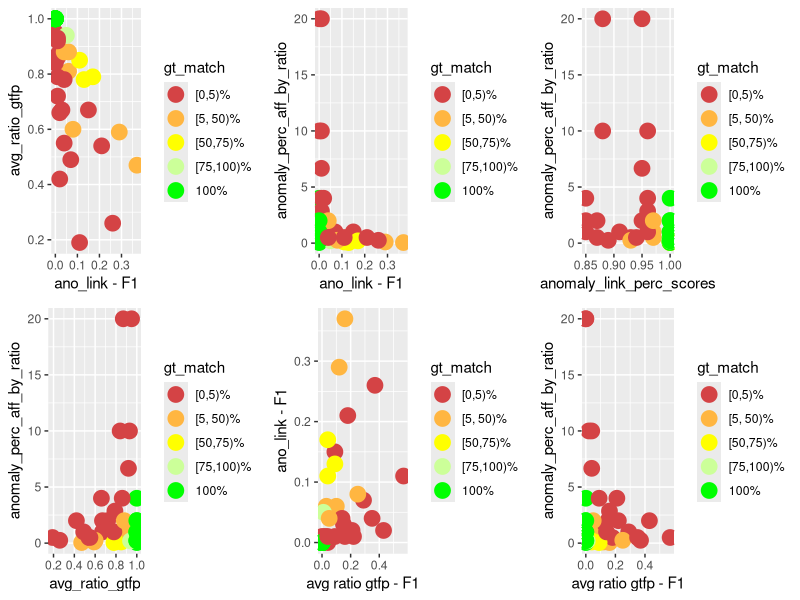
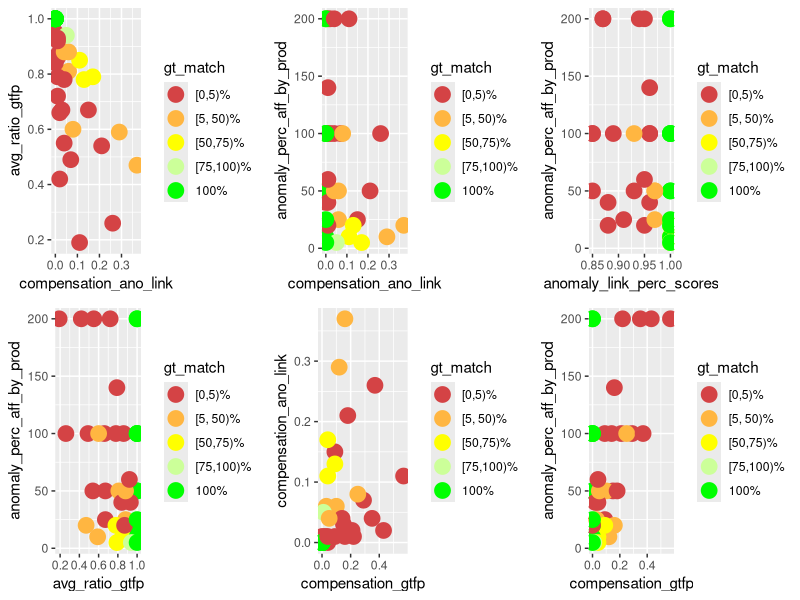
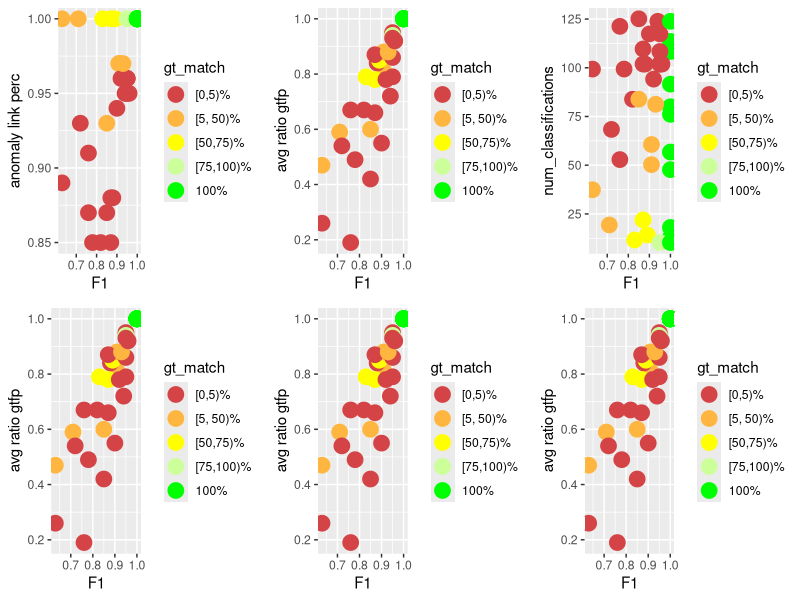
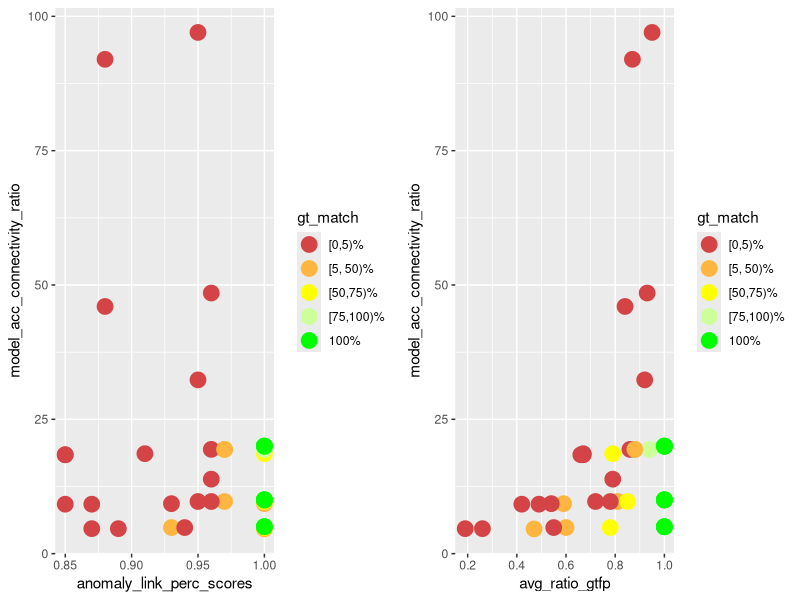
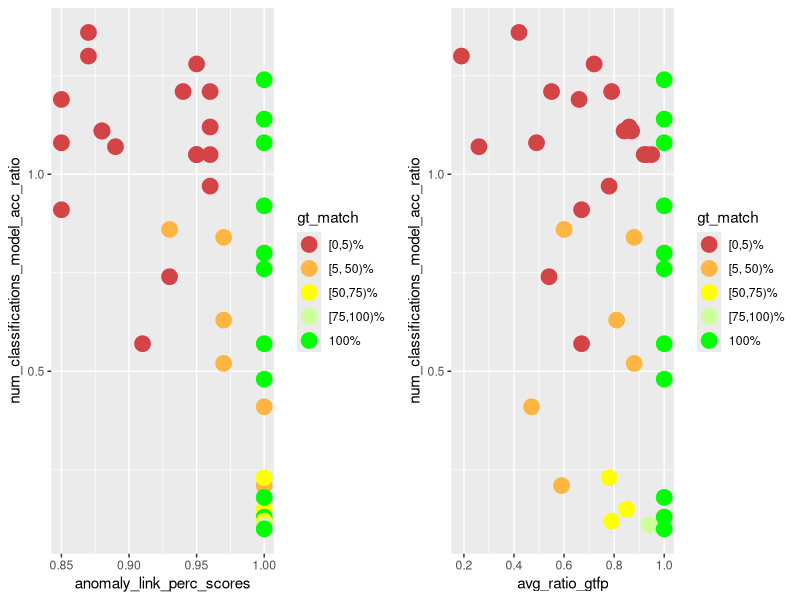
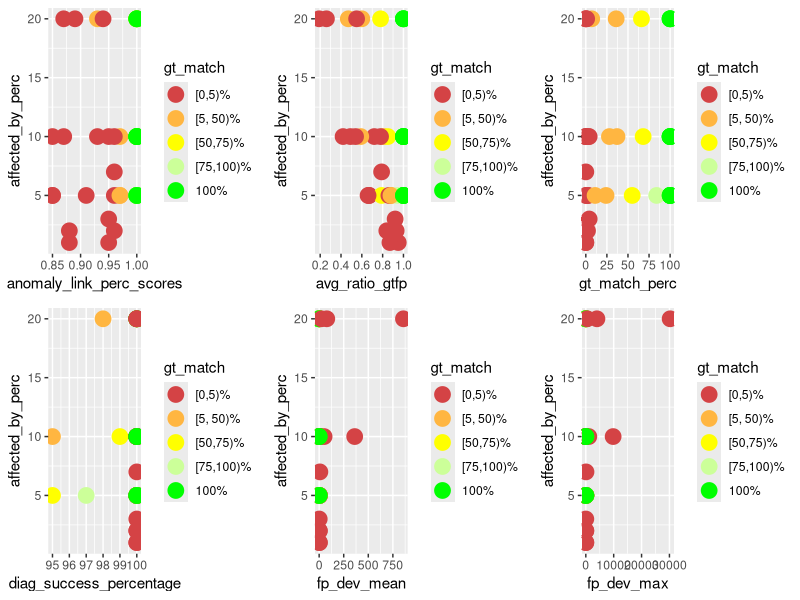
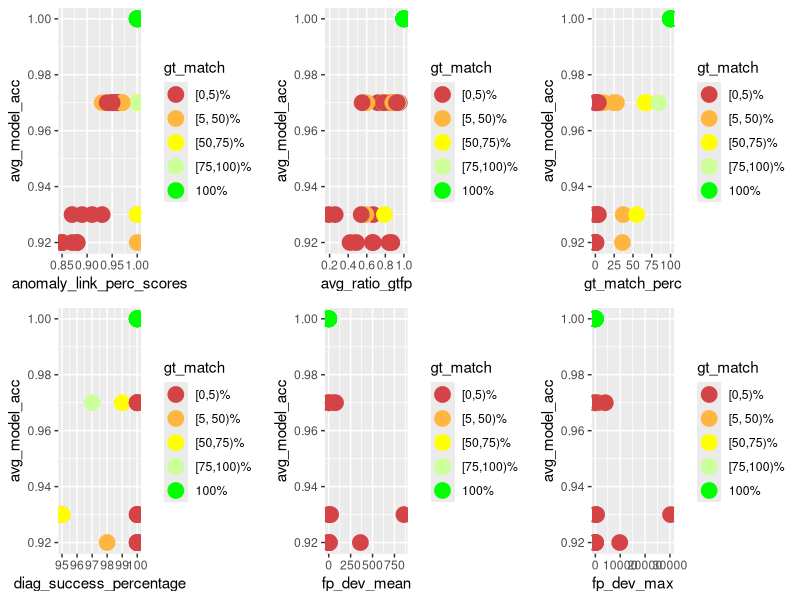
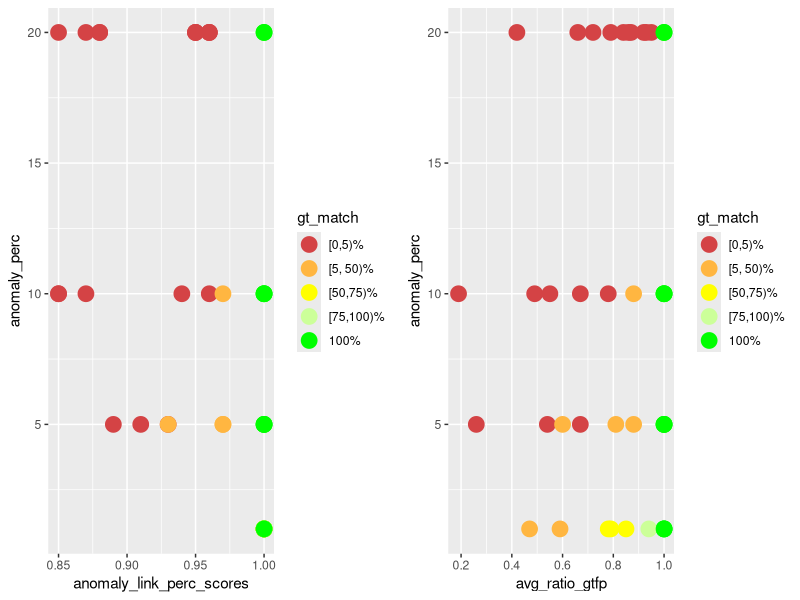

Reproduce these figures in R, in order.
library(ggplot2)
library(gridExtra)
library(dplyr)

PT_DEF <- geom_point(size=5)
COLOR_VALS <- c("#d44345", "#ffb641", "#ffff00", "#ccff99", "#00ff00")

gen_multi_plot_six <- function(
        pp1, pp2, pp3, pp4, pp5, pp6,
        y1, y2, y3, y4, y5, y6,
        x1, x2, x3, x4, x5, x6,
        filename
    ) {
    fpp1 <- pp1 + PT_DEF + xlab(x1) + ylab(y1) + scale_color_manual(values = color_mapping)
    fpp2 <- pp2 + PT_DEF + xlab(x2) + ylab(y2) + scale_color_manual(values = color_mapping)
    fpp3 <- pp3 + PT_DEF + xlab(x3) + ylab(y3) + scale_color_manual(values = color_mapping)
    fpp4 <- pp4 + PT_DEF + xlab(x4) + ylab(y4) + scale_color_manual(values = color_mapping)
    fpp5 <- pp5 + PT_DEF + xlab(x5) + ylab(y5) + scale_color_manual(values = color_mapping)
    fpp6 <- pp6 + PT_DEF + xlab(x6) + ylab(y6) + scale_color_manual(values = color_mapping)
    combined_plot <- grid.arrange(fpp1, fpp2, fpp3, fpp4, fpp5, fpp6, ncol = 3)
    ggsave(combined_plot, file = filename, width = 12, height = 6)
}

gen_multi_plot_two <- function(
        pp1, pp2, y1, y2, x1, x2, filename
    ) {
    fpp1 <- pp1 + PT_DEF + xlab(x1) + ylab(y1) + scale_color_manual(values = color_mapping)
    fpp2 <- pp2 + PT_DEF + xlab(x2) + ylab(y2) + scale_color_manual(values = color_mapping)
    combined_plot <- grid.arrange(fpp1, fpp2, ncol = 2)
    ggsave(combined_plot, file = filename, width = 12, height = 6)
}

# actual compensation insights

input <- read.csv(
    file = "meta_analysis.csv", header = TRUE, sep = ",", check.name = FALSE
)

# instead of the percentage value factor(gt_match_perc) for which I'd need 100
# colors, I only want to color / group them into 5 groups
LABELS <- c("[0,5)%", "[5, 50)%", "[50,75)%", "[75,100)%", "100%")
color_mapping <- setNames(COLOR_VALS, LABELS)

input$gt_match <- cut(
    input$gt_match_perc,
    breaks = c(0, 5, 50, 75, 100, Inf),
    labels = LABELS,
    include.lowest = TRUE,
    right = FALSE
)

p1 <- ggplot(
    data = input, aes_string(
        x = "compensation_ano_link",
        y = "avg_ratio_gtfp",
        color = "gt_match",
        group = "gt_match"
    )
)

p2 <- ggplot(
    data = input, aes_string(
        x = "compensation_ano_link",
        y = "anomaly_perc_aff_by_ratio",
        color = "gt_match",
        group = "gt_match"
    )
)

p3 <- ggplot(
    data = input, aes_string(
        x = "anomaly_link_perc_scores",
        y = "anomaly_perc_aff_by_ratio",
        color = "gt_match",
        group = "gt_match"
    )
)

p4 <- ggplot(
    data = input, aes_string(
        x = "avg_ratio_gtfp",
        y = "anomaly_perc_aff_by_ratio",
        color = "gt_match",
        group = "gt_match"
    )
)

p5 <- ggplot(
    data = input, aes_string(
        x = "compensation_gtfp",
        y = "compensation_ano_link",
        color = "gt_match",
        group = "gt_match"
    )
)

p6 <- ggplot(
    data = input, aes_string(
        x = "compensation_gtfp",
        y = "anomaly_perc_aff_by_ratio",
        color = "gt_match",
        group = "gt_match"
    )
)

gen_multi_plot_six(
    p1, p2, p3, p4, p5, p6,
    "avg_ratio_gtfp", # y1
    "anomaly_perc_aff_by_ratio", # y2
    "anomaly_perc_aff_by_ratio", # y3
    "anomaly_perc_aff_by_ratio", # y4
    "ano_link - F1", # y5
    "anomaly_perc_aff_by_ratio", # y6
    "ano_link - F1", # x1
    "ano_link - F1", # x2
    "anomaly_link_perc_scores", # x3
    "avg_ratio_gtfp", # x4
    "avg ratio gtfp - F1", # x5
    "avg ratio gtfp - F1", # x6
    "compensation_analysis.png"
)

# same with prod #############################

p1 <- ggplot(
    data = input, aes_string(
        x = "compensation_ano_link",
        y = "avg_ratio_gtfp",
        color = "gt_match",
        group = "gt_match"
    )
)

p2 <- ggplot(
    data = input, aes_string(
        x = "compensation_ano_link",
        y = "anomaly_perc_aff_by_prod",
        color = "gt_match",
        group = "gt_match"
    )
)

p3 <- ggplot(
    data = input, aes_string(
        x = "anomaly_link_perc_scores",
        y = "anomaly_perc_aff_by_prod",
        color = "gt_match",
        group = "gt_match"
    )
)

p4 <- ggplot(
    data = input, aes_string(
        x = "avg_ratio_gtfp",
        y = "anomaly_perc_aff_by_prod",
        color = "gt_match",
        group = "gt_match"
    )
)

p5 <- ggplot(
    data = input, aes_string(
        x = "compensation_gtfp",
        y = "compensation_ano_link",
        color = "gt_match",
        group = "gt_match"
    )
)

p6 <- ggplot(
    data = input, aes_string(
        x = "compensation_gtfp",
        y = "anomaly_perc_aff_by_prod",
        color = "gt_match",
        group = "gt_match"
    )
)

gen_multi_plot_six(
    p1, p2, p3, p4, p5, p6,
    "avg_ratio_gtfp",
    "anomaly_perc_aff_by_prod",
    "anomaly_perc_aff_by_prod",
    "anomaly_perc_aff_by_prod",
    "compensation_ano_link",
    "anomaly_perc_aff_by_prod",
    "compensation_ano_link",
    "compensation_ano_link",
    "anomaly_link_perc_scores",
    "avg_ratio_gtfp",
    "compensation_gtfp",
    "compensation_gtfp",
    "compensation_analysis_prod.png"
)

##############################################

p1 <- ggplot(
    data = input, aes_string(
        x = "f1_scores",
        y = "anomaly_link_perc_scores",
        color = "gt_match",
        group = "gt_match"
    )
)

p2 <- ggplot(
    data = input, aes_string(
        x = "f1_scores",
        y = "avg_ratio_gtfp",
        color = "gt_match",
        group = "gt_match"
    )
)

p3 <- ggplot(
    data = input, aes_string(
        x = "f1_scores",
        y = "num_classifications",
        color = "gt_match",
        group = "gt_match"
    )
)

p4 <- ggplot(
    data = input, aes_string(
        x = "f1_scores",
        y = "avg_ratio_gtfp",
        color = "gt_match",
        group = "gt_match"
    )
)

p5 <- ggplot(
    data = input, aes_string(
        x = "f1_scores",
        y = "avg_ratio_gtfp",
        color = "gt_match",
        group = "gt_match"
    )
)

p6 <- ggplot(
    data = input, aes_string(
        x = "f1_scores",
        y = "avg_ratio_gtfp",
        color = "gt_match",
        group = "gt_match"
    )
)

gen_multi_plot_six(
    p1, p2, p3, p4, p5, p6,
    "anomaly link perc", # y1
    "avg ratio gtfp", # y2
    "num_classifications", # y3
    "avg ratio gtfp", # y4
    "avg ratio gtfp", # y5
    "avg ratio gtfp", # y6
    "F1", # x1
    "F1", # x2
    "F1", # x3
    "F1", # x4
    "F1", # x5
    "F1", # x6
    "f1_end_res_corr.png"
)

# model acc - connectivity - performance

p1 <- ggplot(
    data = input, aes_string(
        x = "anomaly_link_perc_scores",
        y = "model_acc_connectivity_ratio",
        color = "gt_match",
        group = "gt_match"
    )
)

p2 <- ggplot(
    data = input, aes_string(
        x = "avg_ratio_gtfp",
        y = "model_acc_connectivity_ratio",
        color = "gt_match",
        group = "gt_match"
    )
)

gen_multi_plot_two(
    p1, p2,
    "model_acc_connectivity_ratio",
    "model_acc_connectivity_ratio",
    "anomaly_link_perc_scores",
    "avg_ratio_gtfp",
    "modelacc_connectivity_performance.png"
)

# how many classifications and how acc models

p1 <- ggplot(
    data = input, aes_string(
        x = "anomaly_link_perc_scores",
        y = "num_classifications_model_acc_ratio",
        color = "gt_match",
        group = "gt_match"
    )
)

p2 <- ggplot(
    data = input, aes_string(
        x = "avg_ratio_gtfp",
        y = "num_classifications_model_acc_ratio",
        color = "gt_match",
        group = "gt_match"
    )
)

gen_multi_plot_two(
    p1, p2,
    "num_classifications_model_acc_ratio",
    "num_classifications_model_acc_ratio",
    "anomaly_link_perc_scores",
    "avg_ratio_gtfp",
    "num_classifications_model_acc.png"
)

# affected_by against perf

p1 <- ggplot(
    data = input, aes_string(
        x = "anomaly_link_perc_scores",
        y = "affected_by_perc",
        color = "gt_match",
        group = "gt_match"
    )
)

p2 <- ggplot(
    data = input, aes_string(
        x = "avg_ratio_gtfp",
        y = "affected_by_perc",
        color = "gt_match",
        group = "gt_match"
    )
)

p3 <- ggplot(
    data = input, aes_string(
        x = "gt_match_perc",
        y = "affected_by_perc",
        color = "gt_match",
        group = "gt_match"
    )
)

p4 <- ggplot(
    data = input, aes_string(
        x = "diag_success_percentage",
        y = "affected_by_perc",
        color = "gt_match",
        group = "gt_match"
    )
)

p5 <- ggplot(
    data = input, aes_string(
        x = "fp_dev_mean",
        y = "affected_by_perc",
        color = "gt_match",
        group = "gt_match"
    )
)

p6 <- ggplot(
    data = input, aes_string(
        x = "fp_dev_max",
        y = "affected_by_perc",
        color = "gt_match",
        group = "gt_match"
    )
)

gen_multi_plot_six(
    p1, p2, p3, p4, p5, p6,
    "affected_by_perc", # y1
    "affected_by_perc", # y2
    "affected_by_perc", # y3
    "affected_by_perc", # y4
    "affected_by_perc", # y5
    "affected_by_perc", # y6
    "anomaly_link_perc_scores", # x1
    "avg_ratio_gtfp", # x2
    "gt_match_perc", # x3
    "diag_success_percentage", # x4
    "fp_dev_mean", # x5
    "fp_dev_max", # x6
    "aff_by_perf.png"
)

# model_acc against perf

p1 <- ggplot(
    data = input, aes_string(
        x = "anomaly_link_perc_scores",
        y = "avg_model_acc",
        color = "gt_match",
        group = "gt_match"
    )
)

p2 <- ggplot(
    data = input, aes_string(
        x = "avg_ratio_gtfp",
        y = "avg_model_acc",
        color = "gt_match",
        group = "gt_match"
    )
)

p3 <- ggplot(
    data = input, aes_string(
        x = "gt_match_perc",
        y = "avg_model_acc",
        color = "gt_match",
        group = "gt_match"
    )
)

p4 <- ggplot(
    data = input, aes_string(
        x = "diag_success_percentage",
        y = "avg_model_acc",
        color = "gt_match",
        group = "gt_match"
    )
)

p5 <- ggplot(
    data = input, aes_string(
        x = "fp_dev_mean",
        y = "avg_model_acc",
        color = "gt_match",
        group = "gt_match"
    )
)

p6 <- ggplot(
    data = input, aes_string(
        x = "fp_dev_max",
        y = "avg_model_acc",
        color = "gt_match",
        group = "gt_match"
    )
)

gen_multi_plot_six(
    p1, p2, p3, p4, p5, p6,
    "avg_model_acc", # y1
    "avg_model_acc", # y2
    "avg_model_acc", # y3
    "avg_model_acc", # y4
    "avg_model_acc", # y5
    "avg_model_acc", # y6
    "anomaly_link_perc_scores", # x1
    "avg_ratio_gtfp", # x2
    "gt_match_perc", # x3
    "diag_success_percentage", # x4
    "fp_dev_mean", # x5
    "fp_dev_max", # x6
    "model_acc_perf.png"
)

# anomaly_perc against perf

p1 <- ggplot(
    data = input, aes_string(
        x = "anomaly_link_perc_scores",
        y = "anomaly_perc",
        color = "gt_match",
        group = "gt_match"
    )
)

p2 <- ggplot(
    data = input, aes_string(
        x = "avg_ratio_gtfp",
        y = "anomaly_perc",
        color = "gt_match",
        group = "gt_match"
    )
)

gen_multi_plot_two(
    p1, p2,
    "anomaly_perc",
    "anomaly_perc",
    "anomaly_link_perc_scores",
    "avg_ratio_gtfp",
    "anomaly_perc_perf.png"
)

# anomaly_perc - model acc ratio against perf

p1 <- ggplot(
    data = input, aes_string(
        x = "anomaly_link_perc_scores",
        y = "anomaly_perc_model_acc_ratio",
        color = "gt_match",
        group = "gt_match"
    )
)

p2 <- ggplot(
    data = input, aes_string(
        x = "avg_ratio_gtfp",
        y = "anomaly_perc_model_acc_ratio",
        color = "gt_match",
        group = "gt_match"
    )
)

p3 <- ggplot(
    data = input, aes_string(
        x = "gt_match_perc",
        y = "anomaly_perc_model_acc_ratio",
        color = "gt_match",
        group = "gt_match"
    )
)

p4 <- ggplot(
    data = input, aes_string(
        x = "diag_success_percentage",
        y = "anomaly_perc_model_acc_ratio",
        color = "gt_match",
        group = "gt_match"
    )
)

p5 <- ggplot(
    data = input, aes_string(
        x = "fp_dev_mean",
        y = "anomaly_perc_model_acc_ratio",
        color = "gt_match",
        group = "gt_match"
    )
)

p6 <- ggplot(
    data = input, aes_string(
        x = "fp_dev_max",
        y = "anomaly_perc_model_acc_ratio",
        color = "gt_match",
        group = "gt_match"
    )
)

gen_multi_plot_six(
    p1, p2, p3, p4, p5, p6,
    "anomaly_perc_model_acc_ratio", # y1
    "anomaly_perc_model_acc_ratio", # y2
    "anomaly_perc_model_acc_ratio", # y3
    "anomaly_perc_model_acc_ratio", # y4
    "anomaly_perc_model_acc_ratio", # y5
    "anomaly_perc_model_acc_ratio", # y6
    "anomaly_link_perc_scores", # x1
    "avg_ratio_gtfp", # x2
    "gt_match_perc", # x3
    "diag_success_percentage", # x4
    "fp_dev_mean", # 5
    "fp_dev_max", # x6
    "anomaly_perc_model_acc_ratio_perf.png"
)

# num classifications against perf

p1 <- ggplot(
    data = input, aes_string(
        x = "anomaly_link_perc_scores",
        y = "num_classifications",
        color = "gt_match",
        group = "gt_match"
    )
)

p2 <- ggplot(
    data = input, aes_string(
        x = "avg_ratio_gtfp",
        y = "num_classifications",
        color = "gt_match",
        group = "gt_match"
    )
)

gen_multi_plot_two(
    p1, p2,
    "num_classifications",
    "num_classifications",
    "anomaly_link_perc_scores",
    "avg_ratio_gtfp",
    "num_classifications_perf.png"
)

# num classifications - model acc -- filtered based on avg_ratio_gtfp

p1 <- ggplot(
    data = input, aes_string(
        x = "num_classifications",
        y = "avg_model_acc",
        color = "gt_match",
        group = "gt_match"
    )
)

filtered_data <- subset(input, avg_ratio_gtfp >= 0.7)

p2 <- ggplot(
    data = filtered_data,
    aes_string(
        x = "num_classifications",
        y = "avg_model_acc",
        color = "gt_match",
        group = "gt_match"
    )
)

filtered_data <- subset(input, avg_ratio_gtfp >= 0.75)

p3 <- ggplot(
    data = filtered_data,
    aes_string(
        x = "num_classifications",
        y = "avg_model_acc",
        color = "gt_match",
        group = "gt_match"
    )
)

filtered_data <- subset(input, avg_ratio_gtfp >= 0.8)

p4 <- ggplot(
    data = filtered_data,
    aes_string(
        x = "num_classifications",
        y = "avg_model_acc",
        color = "gt_match",
        group = "gt_match"
    )
)

filtered_data <- subset(input, avg_ratio_gtfp >= 0.9)

p5 <- ggplot(
    data = filtered_data,
    aes_string(
        x = "num_classifications",
        y = "avg_model_acc",
        color = "gt_match",
        group = "gt_match"
    )
)

filtered_data <- input %>%
  group_by(avg_model_acc) %>%
  filter(avg_ratio_gtfp == max(avg_ratio_gtfp))

p6 <- ggplot(
    data = filtered_data,
    aes_string(
        x = "num_classifications",
        y = "avg_model_acc",
        color = "gt_match",
        group = "gt_match"
    )
)

gen_multi_plot_six(
    p1, p2, p3, p4, p5, p6,
    "avg_model_acc", #y1
    "avg_model_acc", #y2
    "avg_model_acc", #y3
    "avg_model_acc", #y4
    "avg_model_acc", #y5
    "avg_model_acc", #y6
    "classifications", #x1
    "classifications (filt. based on avg_ratio_gtfp 70%)", #x2
    "classifications (filt. based on avg_ratio_gtfp 75%)", #x3
    "classifications (filt. based on avg_ratio_gtfp 80%)", #x4
    "classifications (filt. based on avg_ratio_gtfp 90%)", #x5
    "classifications (filt. based on max avg_ratio_gtfp)", #x6
    "model_acc_classifications.png"
)

# num classifications - model acc -- filtered based on anomaly_link_perc_scores

p1 <- ggplot(
    data = input, aes_string(
        x = "num_classifications",
        y = "avg_model_acc",
        color = "gt_match",
        group = "gt_match"
    )
)

filtered_data <- subset(input, anomaly_link_perc_scores >= 0.7)

p2 <- ggplot(
    data = filtered_data,
    aes_string(
        x = "num_classifications",
        y = "avg_model_acc",
        color = "gt_match",
        group = "gt_match"
    )
)

filtered_data <- subset(input, anomaly_link_perc_scores >= 0.75)

p3 <- ggplot(
    data = filtered_data,
    aes_string(
        x = "num_classifications",
        y = "avg_model_acc",
        color = "gt_match",
        group = "gt_match"
    )
)

filtered_data <- subset(input, anomaly_link_perc_scores >= 0.8)

p4 <- ggplot(
    data = filtered_data,
    aes_string(
        x = "num_classifications",
        y = "avg_model_acc",
        color = "gt_match",
        group = "gt_match"
    )
)

filtered_data <- subset(input, anomaly_link_perc_scores >= 0.9)

p5 <- ggplot(
    data = filtered_data,
    aes_string(
        x = "num_classifications",
        y = "avg_model_acc",
        color = "gt_match",
        group = "gt_match"
    )
)

filtered_data <- input %>%
  group_by(avg_model_acc) %>%
  filter(anomaly_link_perc_scores == max(anomaly_link_perc_scores))

p6 <- ggplot(
    data = filtered_data,
    aes_string(
        x = "num_classifications",
        y = "avg_model_acc",
        color = "gt_match",
        group = "gt_match"
    )
)

gen_multi_plot_six(
    p1, p2, p3, p4, p5, p6,
    "avg_model_acc", #y1
    "avg_model_acc", #y2
    "avg_model_acc", #y3
    "avg_model_acc", #y4
    "avg_model_acc", #y5
    "avg_model_acc", #y6
    "classifications", #x1
    "classifications (filt. based on ano_link_perc 70%)", #x2
    "classifications (filt. based on ano_link_perc 75%)", #x3
    "classifications (filt. based on ano_link_perc 80%)", #x4
    "classifications (filt. based on ano_link_perc 90%)", #x5
    "classifications (filt. based on max ano_link_perc)", #x6
    "model_acc_classifications_ano_link.png"
)

# num classifications - model acc -- filtered based on gt_match_perc

p1 <- ggplot(
    data = input, aes_string(
        x = "num_classifications",
        y = "avg_model_acc",
        color = "gt_match",
        group = "gt_match"
    )
)

filtered_data <- subset(input, gt_match_perc >= 70)

p2 <- ggplot(
    data = filtered_data,
    aes_string(
        x = "num_classifications",
        y = "avg_model_acc",
        color = "gt_match",
        group = "gt_match"
    )
)

filtered_data <- subset(input, gt_match_perc >= 75)

p3 <- ggplot(
    data = filtered_data,
    aes_string(
        x = "num_classifications",
        y = "avg_model_acc",
        color = "gt_match",
        group = "gt_match"
    )
)

filtered_data <- subset(input, gt_match_perc >= 80)

p4 <- ggplot(
    data = filtered_data,
    aes_string(
        x = "num_classifications",
        y = "avg_model_acc",
        color = "gt_match",
        group = "gt_match"
    )
)

filtered_data <- subset(input, gt_match_perc >= 90)

p5 <- ggplot(
    data = filtered_data,
    aes_string(
        x = "num_classifications",
        y = "avg_model_acc",
        color = "gt_match",
        group = "gt_match"
    )
)

filtered_data <- input %>%
  group_by(avg_model_acc) %>%
  filter(gt_match_perc == max(gt_match_perc))

p6 <- ggplot(
    data = filtered_data,
    aes_string(
        x = "num_classifications",
        y = "avg_model_acc",
        color = "gt_match",
        group = "gt_match"
    )
)

gen_multi_plot_six(
    p1, p2, p3, p4, p5, p6,
    "avg_model_acc", #y1
    "avg_model_acc", #y2
    "avg_model_acc", #y3
    "avg_model_acc", #y4
    "avg_model_acc", #y5
    "avg_model_acc", #y6
    "classifications", #x1
    "classifications (filt. based on gt_match_perc 70%)", #x2
    "classifications (filt. based on gt_match_perc 75%)", #x3
    "classifications (filt. based on gt_match_perc 80%)", #x4
    "classifications (filt. based on gt_match_perc 90%)", #x5
    "classifications (filt. based on max gt_match_perc)", #x6
    "model_acc_classifications_gt_match_perc.png"
)

# correlation affected-by and fault path len / num fault paths

p1 <- ggplot(
    data = input, aes_string(
        x = "avg_num_fault_paths",
        y = "affected_by_perc",
        color = "gt_match",
        group = "gt_match"
    )
)

p2 <- ggplot(
    data = input, aes_string(
        x = "avg_fault_path_len",
        y = "avg_num_fault_paths",
        color = "gt_match",
        group = "gt_match"
    )
)

p3 <- ggplot(
    data = input, aes_string(
        x = "avg_num_fault_paths",
        y = "anomaly_perc",
        color = "gt_match",
        group = "gt_match"
    )
)

p4 <- ggplot(
    data = input, aes_string(
        x = "avg_fault_path_len",
        y = "anomaly_perc",
        color = "gt_match",
        group = "gt_match"
    )
)

p5 <- ggplot(
    data = input, aes_string(
        x = "avg_num_fault_paths",
        y = "anomaly_perc_aff_by_prod",
        color = "gt_match",
        group = "gt_match"
    )
)

p6 <- ggplot(
    data = input, aes_string(
        x = "avg_fault_path_len",
        y = "anomaly_perc_aff_by_prod",
        color = "gt_match",
        group = "gt_match"
    )
)

gen_multi_plot_six(
    p1, p2, p3, p4, p5, p6,
    "affected_by_perc", # y1
    "avg_num_fault_paths", # y2
    "anomaly_perc", # y3
    "anomaly_perc", # y4
    "anomaly_perc_aff_by_prod", # y5
    "anomaly_perc_aff_by_prod", # y6
    "avg_num_fault_paths", # x1
    "avg_fault_path_len", # x2
    "avg_num_fault_paths", # x3
    "avg_fault_path_len", # x4
    "avg_num_fault_paths", # x5
    "avg_fault_path_len", # x6
    "correlation_anomaly_perc_aff_by_prod_fault_paths.png"
)

# correlation (median + mean) runtime and fault path len / num fault paths

p1 <- ggplot(
    data = input, aes_string(
        x = "avg_num_fault_paths",
        y = "`avg_runtime (s)`",
        color = "gt_match",
        group = "gt_match"
    )
)

p2 <- ggplot(
    data = input, aes_string(
        x = "avg_fault_path_len",
        y = "`avg_runtime (s)`",
        color = "gt_match",
        group = "gt_match"
    )
)

p3 <- ggplot(
    data = input, aes_string(
        x = "avg_num_fault_paths",
        y = "`median_runtime (s)`",
        color = "gt_match",
        group = "gt_match"
    )
)

p4 <- ggplot(
    data = input, aes_string(
        x = "avg_fault_path_len",
        y = "`median_runtime (s)`",
        color = "gt_match",
        group = "gt_match"
    )
)

p5 <- ggplot(
    data = input, aes_string(
        x = "median_fault_path_len",
        y = "`median_runtime (s)`",
        color = "gt_match",
        group = "gt_match"
    )
)

p6 <- ggplot(
    data = input, aes_string(
        x = "median_num_fault_paths",
        y = "`median_runtime (s)`",
        color = "gt_match",
        group = "gt_match"
    )
)

gen_multi_plot_six(
    p1, p2, p3, p4, p5, p6,
    "`avg_runtime (s)`", # y1
    "`avg_runtime (s)`", # y2
    "`median_runtime (s)`", # y3
    "`median_runtime (s)`", # y4
    "`median_runtime (s)`", # y5
    "`median_runtime (s)`", # y6
    "avg_num_fault_paths", # x1
    "avg_fault_path_len", # x2
    "avg_num_fault_paths", # x3
    "avg_fault_path_len", # x4
    "median_fault_path_len", # x5
    "median_num_fault_paths", # x6
    "correlation_runtime_fault_paths.png"
)

# correlation (median + mean + max) runtime and sum of (mean + max) fp + fp dev

p1 <- ggplot(
    data = input, aes_string(
        x = "sum_of_avg_fault_paths_and_dev",
        y = "`avg_runtime (s)`",
        color = "gt_match",
        group = "gt_match"
    )
)

p2 <- ggplot(
    data = input, aes_string(
        x = "sum_of_max_fault_paths_and_dev",
        y = "`max_runtime (s)`",
        color = "gt_match",
        group = "gt_match"
    )
)

p3 <- ggplot(
    data = input, aes_string(
        x = "sum_of_avg_fault_paths_and_dev",
        y = "`median_runtime (s)`",
        color = "gt_match",
        group = "gt_match"
    )
)

p4 <- ggplot(
    data = input, aes_string(
        x = "sum_of_avg_fault_paths_and_dev",
        y = "`max_runtime (s)`",
        color = "gt_match",
        group = "gt_match"
    )
)

p5 <- ggplot(
    data = input, aes_string(
        x = "sum_of_max_fault_paths_and_dev",
        y = "`avg_runtime (s)`",
        color = "gt_match",
        group = "gt_match"
    )
)

p6 <- ggplot(
    data = input, aes_string(
        x = "sum_of_max_fault_paths_and_dev",
        y = "`median_runtime (s)`",
        color = "gt_match",
        group = "gt_match"
    )
)

gen_multi_plot_six(
    p1, p2, p3, p4, p5, p6,
    "`avg_runtime (s)`", # y1
    "`max_runtime (s)`", # y2
    "`median_runtime (s)`", # y3
    "`max_runtime (s)`", # y4
    "`avg_runtime (s)`", # y5
    "`median_runtime (s)`", # y6
    "sum_of_avg_fault_paths_and_dev", # x1
    "sum_of_max_fault_paths_and_dev", # x2
    "sum_of_avg_fault_paths_and_dev", # x3
    "sum_of_avg_fault_paths_and_dev", # x4
    "sum_of_max_fault_paths_and_dev", # x5
    "sum_of_max_fault_paths_and_dev", # x6
    "correlation_runtime_fault_paths_sum.png"
)

# correlation alpha, beta, gamma vs. FPs

p1 <- ggplot(
    data = input, aes_string(
        x = "avg_fp",
        y = "anomaly_perc",
        color = "gt_match",
        group = "gt_match"
    )
)

p2 <- ggplot(
    data = input, aes_string(
        x = "avg_fp",
        y = "affected_by_perc",
        color = "gt_match",
        group = "gt_match"
    )
)

p3 <- ggplot(
    data = input, aes_string(
        x = "avg_fp",
        y = "avg_model_acc",
        color = "gt_match",
        group = "gt_match"
    )
)

p4 <- ggplot(
    data = input, aes_string(
        x = "avg_fp",
        y = "anomaly_perc_aff_by_model_acc_aggregation",
        color = "gt_match",
        group = "gt_match"
    )
)

filtered_data <- subset(input, avg_model_acc < 1)

p5 <- ggplot(
    data = filtered_data, aes_string(
        x = "avg_fp",
        y = "anomaly_perc_aff_by_model_acc_aggregation",
        color = "gt_match",
        group = "gt_match"
    )
)

p6 <- ggplot(
    data = input, aes_string(
        x = "avg_fp",
        y = "num_classifications_model_acc_ratio",
        color = "gt_match",
        group = "gt_match"
    )
)

gen_multi_plot_six(
    p1, p2, p3, p4, p5, p6,
    "anomaly_perc", # y1
    "affected_by_perc", # y2
    "avg_model_acc", # y3
    "anomaly_perc_aff_by_model_acc_aggregation", # y4
    "anomaly_perc_aff_by_model_acc_aggregation", # y5
    "num_classifications_model_acc_ratio", # y6
    "avg_fp", # x1
    "avg_fp", # x2
    "avg_fp", # x3
    "avg_fp", # x4
    "avg_fp (filtered out 100% acc models)", # x5
    "avg_fp", # x6
    "anomaly_perc_aff_by_model_acc_aggregation.png"
)

# correlation alpha, beta, gamma vs. FNs

p1 <- ggplot(
    data = input, aes_string(
        x = "avg_fn",
        y = "anomaly_perc",
        color = "gt_match",
        group = "gt_match"
    )
)

p2 <- ggplot(
    data = input, aes_string(
        x = "avg_fn",
        y = "affected_by_perc",
        color = "gt_match",
        group = "gt_match"
    )
)

p3 <- ggplot(
    data = input, aes_string(
        x = "avg_fn",
        y = "avg_model_acc",
        color = "gt_match",
        group = "gt_match"
    )
)

p4 <- ggplot(
    data = input, aes_string(
        x = "avg_fn",
        y = "anomaly_perc_model_acc_aggregation",
        color = "gt_match",
        group = "gt_match"
    )
)

filtered_data <- subset(input, avg_model_acc < 1)

p5 <- ggplot(
    data = filtered_data, aes_string(
        x = "avg_fn",
        y = "anomaly_perc_model_acc_aggregation",
        color = "gt_match",
        group = "gt_match"
    )
)

p6 <- ggplot(
    data = input, aes_string(
        x = "avg_fn",
        y = "num_classifications_model_acc_ratio",
        color = "gt_match",
        group = "gt_match"
    )
)

gen_multi_plot_six(
    p1, p2, p3, p4, p5, p6,
    "anomaly_perc", # y1
    "affected_by_perc", # y2
    "avg_model_acc", # y3
    "anomaly_perc_model_acc_aggregation", # y4
    "anomaly_perc_model_acc_aggregation", # y5
    "num_classifications_model_acc_ratio", # y6
    "avg_fn", # x1
    "avg_fn", # x2
    "avg_fn", # x3
    "avg_fn", # x4
    "avg_fn (filtered out 100% acc models)", # x5
    "avg_fn", # x6
    "anomaly_perc_aff_by_model_acc_aggregation_fn.png"
)

# correlation missed anomalies vs. performance

p1 <- ggplot(
    data = input, aes_string(
        x = "all_missed_anomalies",
        y = "anomaly_link_perc_scores",
        color = "gt_match",
        group = "gt_match"
    )
)

p2 <- ggplot(
    data = input, aes_string(
        x = "missed_anomalies_unclassified",
        y = "anomaly_link_perc_scores",
        color = "gt_match",
        group = "gt_match"
    )
)

p3 <- ggplot(
    data = input, aes_string(
        x = "miss_due_to_class_iss",
        y = "anomaly_link_perc_scores",
        color = "gt_match",
        group = "gt_match"
    )
)

p4 <- ggplot(
    data = input, aes_string(
        x = "all_missed_anomalies",
        y = "avg_ratio_gtfp",
        color = "gt_match",
        group = "gt_match"
    )
)

p5 <- ggplot(
    data = input, aes_string(
        x = "missed_anomalies_unclassified",
        y = "avg_ratio_gtfp",
        color = "gt_match",
        group = "gt_match"
    )
)

p6 <- ggplot(
    data = input, aes_string(
        x = "miss_due_to_class_iss",
        y = "avg_ratio_gtfp",
        color = "gt_match",
        group = "gt_match"
    )
)

gen_multi_plot_six(
    p1, p2, p3, p4, p5, p6,
    "anomaly_link_perc_scores", # y1
    "anomaly_link_perc_scores", # y2
    "anomaly_link_perc_scores", # y3
    "avg_ratio_gtfp", # y4
    "avg_ratio_gtfp", # y5
    "avg_ratio_gtfp", # y6
    "all_missed_anomalies", # x1
    "missed_anomalies_unclassified", # x2
    "miss_due_to_class_iss", # x3
    "all_missed_anomalies", # x4
    "missed_anomalies_unclassified", # x5
    "miss_due_to_class_iss", # x6
    "correlation_missed_anomalies_perf.png"
)
